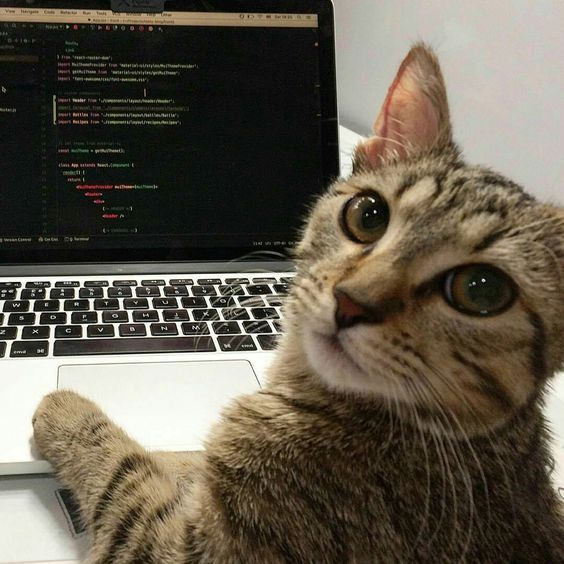
#> input picture Kitty.jpeg, 564 x 564 px
$ jupyter execute 12_SVD_rank_aproximations.ipynb
#> lines starting #> are read from the running program, lines starting #| are printed output that depends on the picture
## Rank(k)

[cell 1]
import numpy as np
import matplotlib.pyplot as plt
from PIL import Image

[cell 2]
# Load image
img = Image.open("../Kitty.jpeg")
#> img is the input picture: PIL image 564x564 RGB; mean R, G, B 98.3, 90.7, 76.8

img_gray = img.convert("L") # convert image grayscale
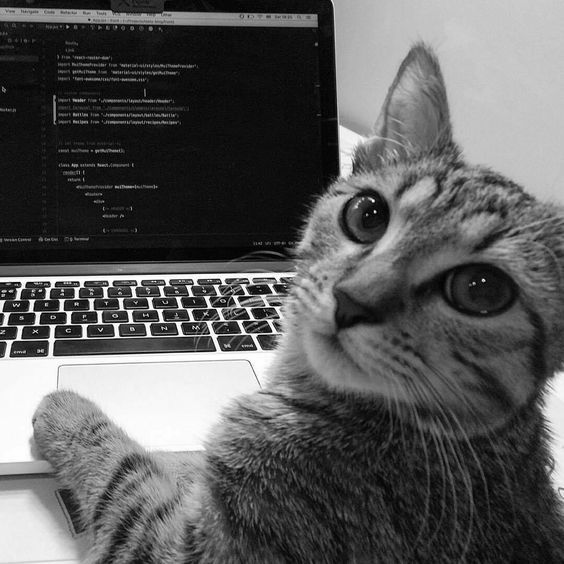
#> img_gray: PIL image 564x564 L; min 0, max 255, mean 91.4

plt.figure(figsize=(10, 6))
plt.imshow(img_gray)
plt.show()

[cell 3]
# Convert image to matrix using numpy
img_mat = np.array(img_gray, float) # Extracts only the gray scale values
img_mat.shape = (img_gray.size[1], img_gray.size[0]) # Reshape into 2D
img_mat = np.array(img_mat)

plt.figure(figsize=(10, 6))
plt.imshow(img_mat, cmap='gray')
plt.show()

[cell 4]
# performing Singular Value Decomposition
U, S, VT = np.linalg.svd(img_mat, full_matrices=False)
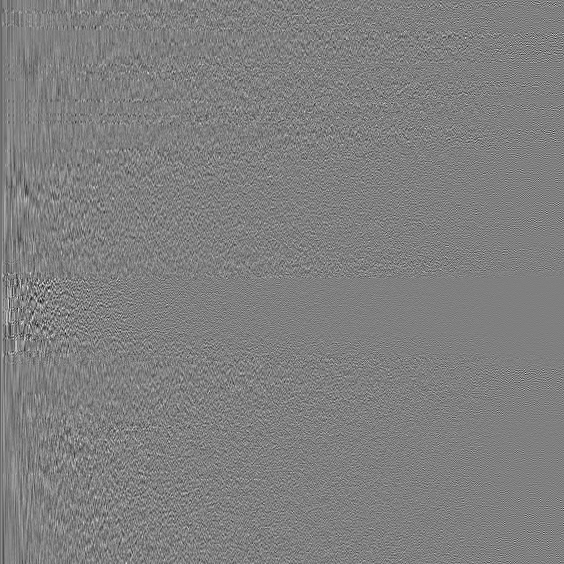
#> U: shape (564, 564) float64; min -0.294, max 0.291, mean -7.22e-05; drawn with min black and max white
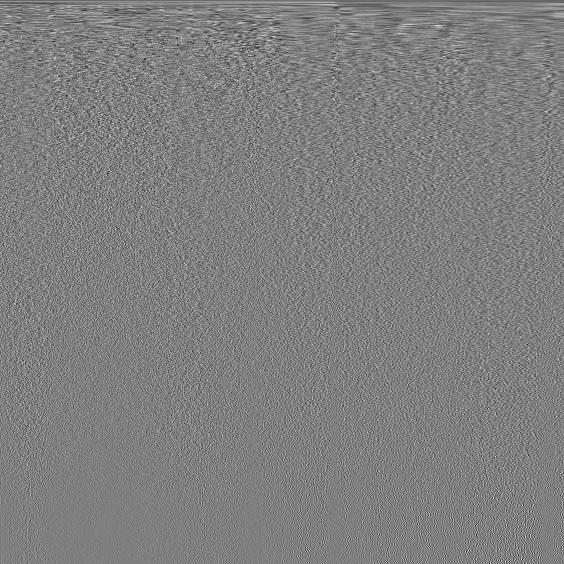
#> VT: shape (564, 564) float64; min -0.265, max 0.264, mean -6.28e-05; drawn with min black and max white
#> S = 564 values, max 55014.5 at index 0, min 0.0411 at index 563, mean 517.9

[cell 5]
# Rank 1
U1 = U[:, :1]
#> U1 = 564 values, max -0.0209 at index 210, min -0.0748 at index 387, mean -0.0398
S1 = S[:1]
#> S1 = [55014.5]
VT1 = VT[:1, :]
reconstructing = (U1 * S1) @ VT1
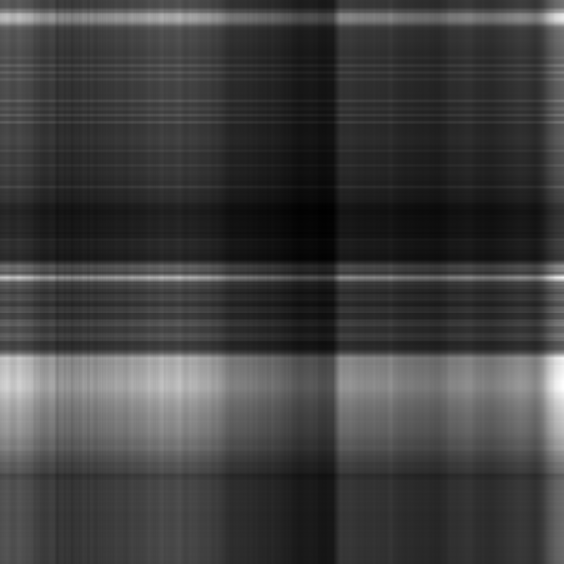
#> reconstructing: shape (564, 564) float64; min 29.25, max 275.1, mean 90.7; drawn with min black and max white
plt.imshow(reconstructing, cmap='gray')
plt.show()

[cell 6]
# Rank 2 and Rank 3 approximations
for k in range(2, 4):
    reconstructing = (U[:, :k] * S[:k]) @ VT[:k, :]
    title = f"n = {k}"
    plt.imshow(reconstructing, cmap='gray')
    plt.title(title)
    plt.show()
#> this loop made 2 passes
#> pass 1, `reconstructing = (U[:, :k] * S[:k]) @ VT[:k, :]`:
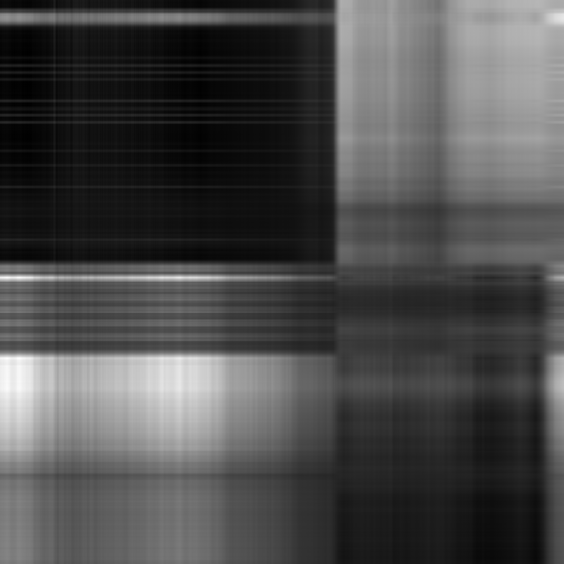
#> reconstructing: shape (564, 564) float64; min 0.119, max 307.9, mean 91.3; drawn with min black and max white
#> pass 2, `reconstructing = (U[:, :k] * S[:k]) @ VT[:k, :]`:
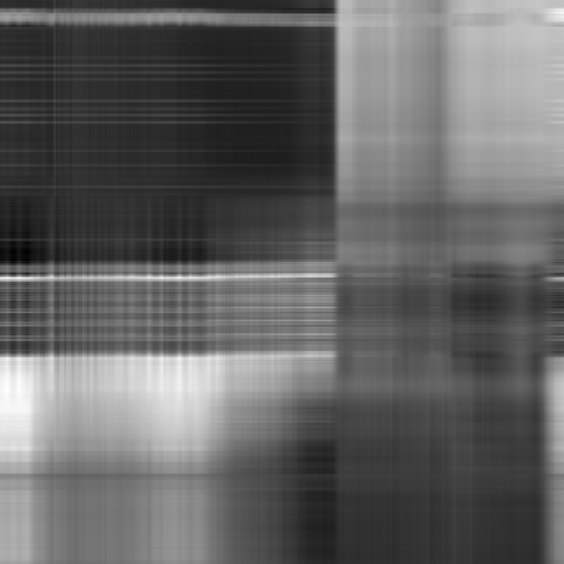
#> reconstructing: shape (564, 564) float64; min -40.56, max 297.8, mean 91.3; drawn with min black and max white

[cell 7]
# Progressive refinement as the rank increases
for k in range(5, 75, 10):
    reconstructing = (U[:, :k] * S[:k]) @ VT[:k, :]
    title = f"n = {k}"
    plt.imshow(reconstructing, cmap='gray')
    plt.title(title)
    plt.show()
#> this loop made 7 passes
#> pass 1, `reconstructing = (U[:, :k] * S[:k]) @ VT[:k, :]`:
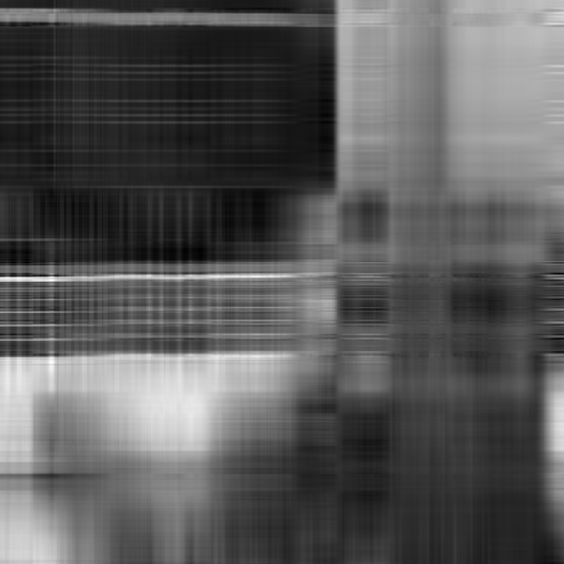
#> reconstructing: shape (564, 564) float64; min -25.03, max 307.5, mean 91.4; drawn with min black and max white
#> pass 2, `reconstructing = (U[:, :k] * S[:k]) @ VT[:k, :]`:
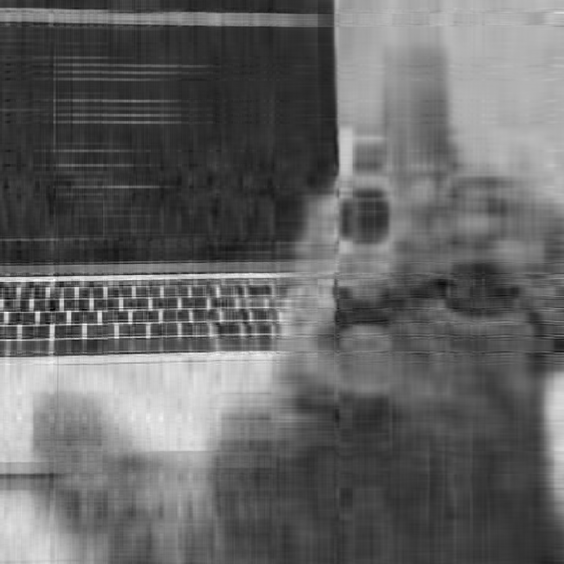
#> reconstructing: shape (564, 564) float64; min -52.36, max 309.8, mean 91.4; drawn with min black and max white
#> pass 3, `reconstructing = (U[:, :k] * S[:k]) @ VT[:k, :]`:
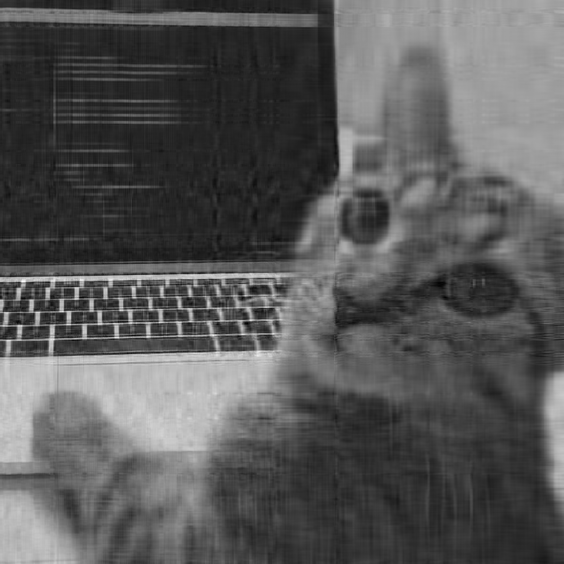
#> reconstructing: shape (564, 564) float64; min -42.08, max 343.5, mean 91.4; drawn with min black and max white

[cell 8]
# Evaluation
def compression_stats(k):
    original = m * n
    compressed = k * (m + n + 1)
    ratio = original / compressed
    return original, compressed, ratio

[cell 9]
k = 50
m, n = img_mat.shape
#> m = 564; n = 564
orig, comp, ratio = compression_stats(k)
#> orig = 318096; comp = 56450; ratio = 5.64

print(f"Original size: {orig}")
#| Original size: 318096
print(f"Compressed size: {comp}")
#| Compressed size: 56450
print(f"Compression ratio: {ratio:.2f}x")
#| Compression ratio: 5.64x
